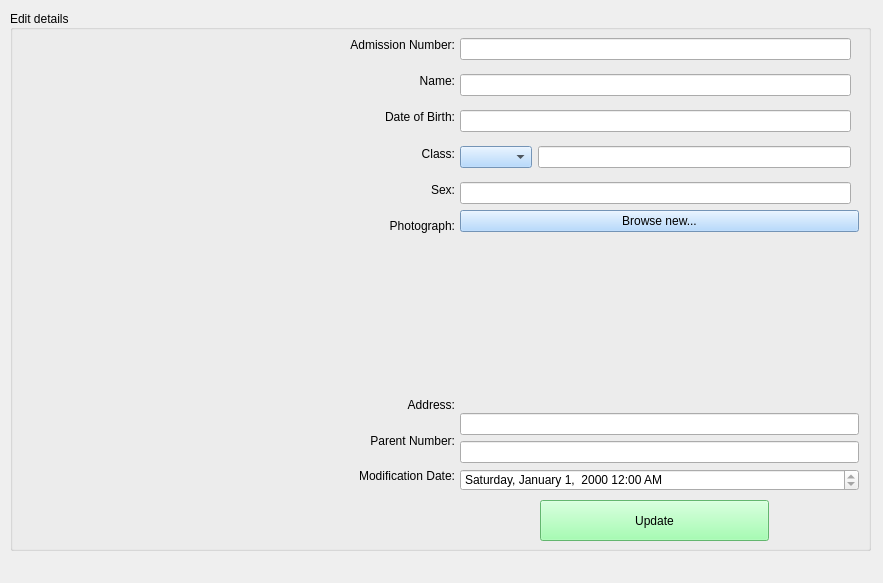
<?xml version="1.0" encoding="UTF-8"?>
<ui version="4.0">
 <class>Form</class>
 <widget class="QWidget" name="Form">
  <property name="geometry">
   <rect>
    <x>0</x>
    <y>0</y>
    <width>883</width>
    <height>583</height>
   </rect>
  </property>
  <property name="windowTitle">
   <string>Edit Student</string>
  </property>
  <property name="styleSheet">
   <string notr="true">font: 12pt &quot;MS Shell Dlg 2&quot;;</string>
  </property>
  <widget class="QGroupBox" name="groupBox">
   <property name="geometry">
    <rect>
     <x>10</x>
     <y>10</y>
     <width>861</width>
     <height>541</height>
    </rect>
   </property>
   <property name="styleSheet">
    <string notr="true">QComboBox{
background-color: rgb(162, 207, 255);
}

QPushButton{
background-color: rgb(162, 207, 255);
}</string>
   </property>
   <property name="title">
    <string>Edit details</string>
   </property>
   <property name="alignment">
    <set>Qt::AlignLeading|Qt::AlignLeft|Qt::AlignVCenter</set>
   </property>
   <widget class="QWidget" name="verticalLayoutWidget">
    <property name="geometry">
     <rect>
      <x>270</x>
      <y>20</y>
      <width>175</width>
      <height>211</height>
     </rect>
    </property>
    <layout class="QVBoxLayout" name="verticalLayout">
     <item>
      <widget class="QLabel" name="label_5">
       <property name="text">
        <string>Admission Number:</string>
       </property>
       <property name="alignment">
        <set>Qt::AlignRight|Qt::AlignTrailing|Qt::AlignVCenter</set>
       </property>
      </widget>
     </item>
     <item>
      <widget class="QLabel" name="label_4">
       <property name="layoutDirection">
        <enum>Qt::LeftToRight</enum>
       </property>
       <property name="text">
        <string>Name:</string>
       </property>
       <property name="alignment">
        <set>Qt::AlignRight|Qt::AlignTrailing|Qt::AlignVCenter</set>
       </property>
      </widget>
     </item>
     <item>
      <widget class="QLabel" name="label_3">
       <property name="text">
        <string>Date of Birth:</string>
       </property>
       <property name="alignment">
        <set>Qt::AlignRight|Qt::AlignTrailing|Qt::AlignVCenter</set>
       </property>
      </widget>
     </item>
     <item>
      <widget class="QLabel" name="label">
       <property name="text">
        <string>Class:</string>
       </property>
       <property name="alignment">
        <set>Qt::AlignRight|Qt::AlignTrailing|Qt::AlignVCenter</set>
       </property>
      </widget>
     </item>
     <item>
      <widget class="QLabel" name="label_2">
       <property name="text">
        <string>Sex:</string>
       </property>
       <property name="alignment">
        <set>Qt::AlignRight|Qt::AlignTrailing|Qt::AlignVCenter</set>
       </property>
      </widget>
     </item>
     <item>
      <widget class="QLabel" name="label_6">
       <property name="text">
        <string>Photograph:</string>
       </property>
       <property name="alignment">
        <set>Qt::AlignRight|Qt::AlignTrailing|Qt::AlignVCenter</set>
       </property>
      </widget>
     </item>
    </layout>
   </widget>
   <widget class="QWidget" name="verticalLayoutWidget_2">
    <property name="geometry">
     <rect>
      <x>450</x>
      <y>20</y>
      <width>391</width>
      <height>182</height>
     </rect>
    </property>
    <layout class="QVBoxLayout" name="verticalLayout_2">
     <item>
      <widget class="QLineEdit" name="admission_edit"/>
     </item>
     <item>
      <widget class="QLineEdit" name="name_edit"/>
     </item>
     <item>
      <widget class="QLineEdit" name="date_edit"/>
     </item>
     <item>
      <layout class="QHBoxLayout" name="horizontalLayout">
       <item>
        <widget class="QComboBox" name="class_comboBox"/>
       </item>
       <item>
        <widget class="QLineEdit" name="sch_fees_edit"/>
       </item>
      </layout>
     </item>
     <item>
      <widget class="QLineEdit" name="sex_edit"/>
     </item>
    </layout>
   </widget>
   <widget class="QWidget" name="verticalLayoutWidget_4">
    <property name="geometry">
     <rect>
      <x>450</x>
      <y>200</y>
      <width>399</width>
      <height>281</height>
     </rect>
    </property>
    <layout class="QVBoxLayout" name="verticalLayout_6">
     <item>
      <widget class="QPushButton" name="browse_btn">
       <property name="toolTip">
        <string>Click to open pictures location in computer</string>
       </property>
       <property name="toolTipDuration">
        <number>-2</number>
       </property>
       <property name="text">
        <string>Browse new...</string>
       </property>
      </widget>
     </item>
     <item>
      <widget class="QLabel" name="image_label">
       <property name="maximumSize">
        <size>
         <width>389</width>
         <height>219</height>
        </size>
       </property>
       <property name="text">
        <string/>
       </property>
       <property name="scaledContents">
        <bool>true</bool>
       </property>
      </widget>
     </item>
     <item>
      <widget class="QLineEdit" name="address_lineEdit"/>
     </item>
     <item>
      <widget class="QLineEdit" name="parent_no_lineEdit"/>
     </item>
     <item>
      <widget class="QDateTimeEdit" name="dateTimeEdit">
       <property name="toolTip">
        <string>It will automatically correct to the date of saving</string>
       </property>
       <property name="readOnly">
        <bool>true</bool>
       </property>
       <property name="displayFormat">
        <string>dddd, MMMM d,  yyyy hh:mm AP</string>
       </property>
      </widget>
     </item>
    </layout>
   </widget>
   <widget class="QPushButton" name="pushButton_2">
    <property name="geometry">
     <rect>
      <x>-290</x>
      <y>20</y>
      <width>93</width>
      <height>28</height>
     </rect>
    </property>
    <property name="text">
     <string>PushButton</string>
    </property>
   </widget>
   <widget class="QWidget" name="verticalLayoutWidget_5">
    <property name="geometry">
     <rect>
      <x>280</x>
      <y>380</y>
      <width>165</width>
      <height>101</height>
     </rect>
    </property>
    <layout class="QVBoxLayout" name="verticalLayout_7">
     <item>
      <widget class="QLabel" name="label_13">
       <property name="text">
        <string>Address:</string>
       </property>
       <property name="alignment">
        <set>Qt::AlignRight|Qt::AlignTrailing|Qt::AlignVCenter</set>
       </property>
      </widget>
     </item>
     <item>
      <widget class="QLabel" name="label_14">
       <property name="text">
        <string>Parent Number:</string>
       </property>
       <property name="alignment">
        <set>Qt::AlignRight|Qt::AlignTrailing|Qt::AlignVCenter</set>
       </property>
      </widget>
     </item>
     <item>
      <widget class="QLabel" name="label_15">
       <property name="layoutDirection">
        <enum>Qt::LeftToRight</enum>
       </property>
       <property name="text">
        <string>Modification Date:</string>
       </property>
       <property name="alignment">
        <set>Qt::AlignRight|Qt::AlignTrailing|Qt::AlignVCenter</set>
       </property>
      </widget>
     </item>
    </layout>
   </widget>
   <widget class="QPushButton" name="update_btn">
    <property name="geometry">
     <rect>
      <x>530</x>
      <y>490</y>
      <width>229</width>
      <height>41</height>
     </rect>
    </property>
    <property name="styleSheet">
     <string notr="true">background-color: rgb(138, 255, 156);</string>
    </property>
    <property name="text">
     <string>Update</string>
    </property>
   </widget>
  </widget>
 </widget>
 <resources/>
 <connections/>
</ui>
